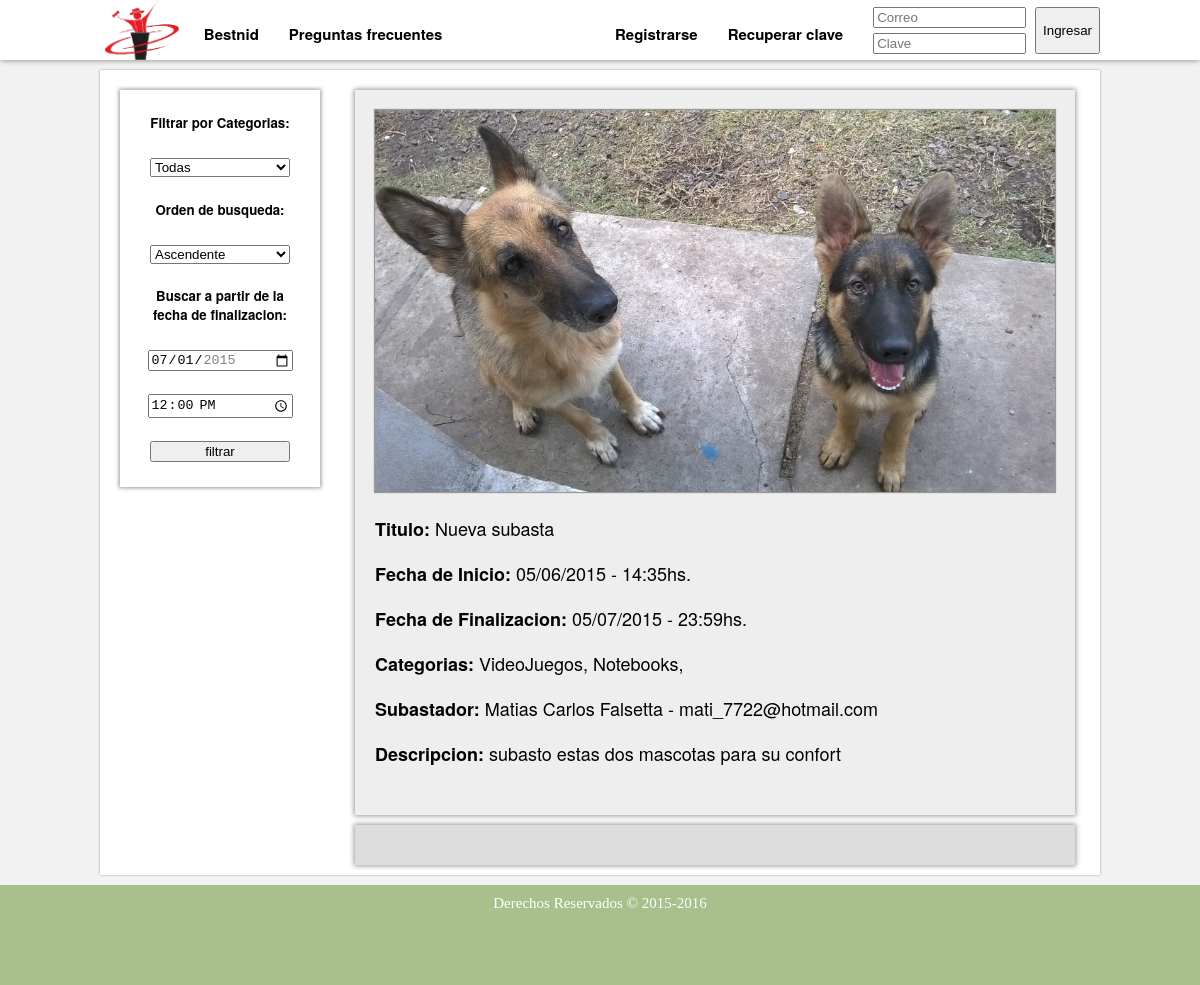
The app's page /ver_subasta.php?id=28, older data.
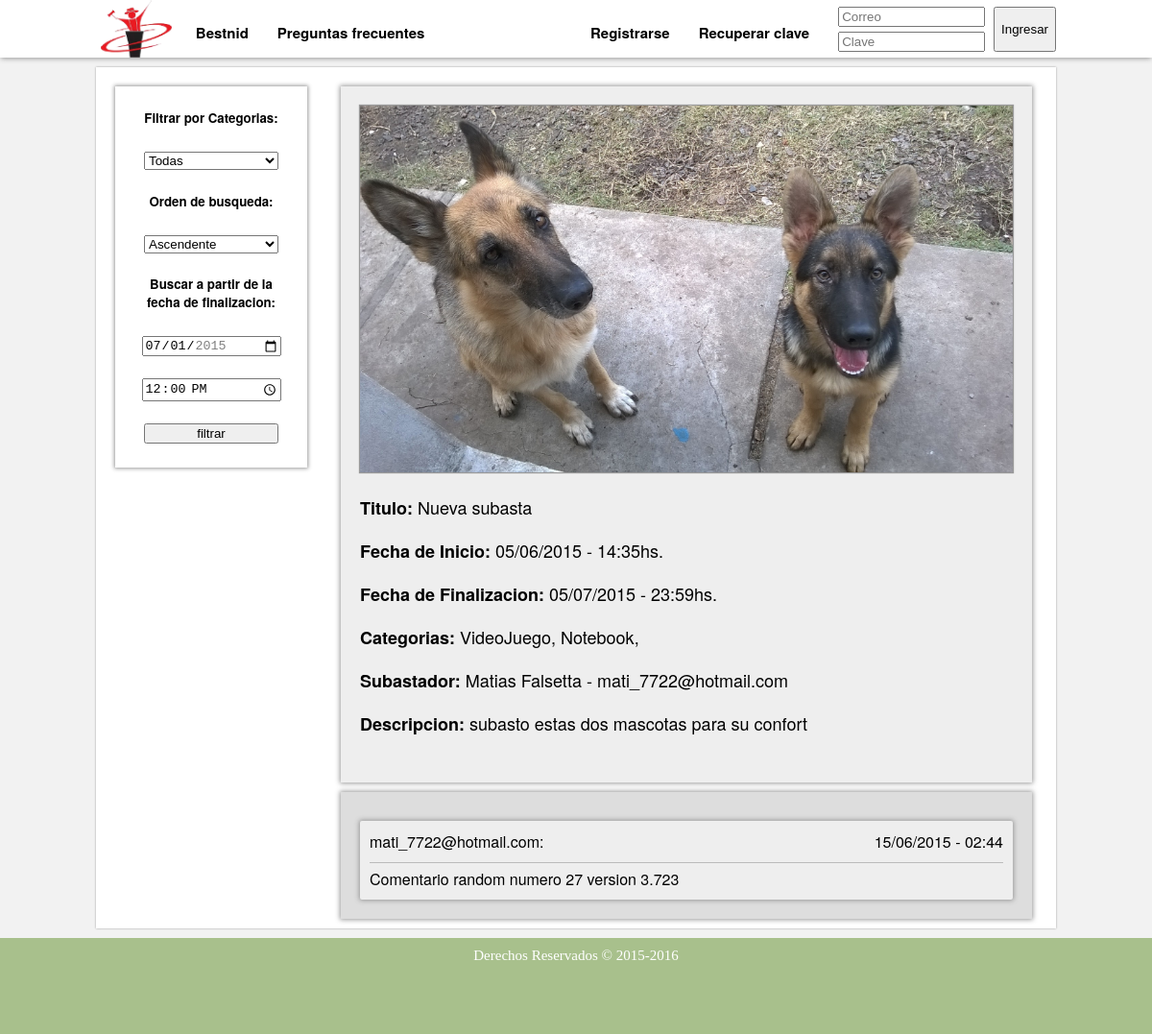
The same page, newer data.
### tables this page shows
CREATE TABLE IF NOT EXISTS `subasta` (
`idSubasta` int(11) NOT NULL,
  `titulo` varchar(200) NOT NULL,
  `descripcion` text NOT NULL,
  `foto` text NOT NULL,
  `fechaInicio` datetime NOT NULL,
  `fechaFin` datetime NOT NULL,
  `IdUsuario` int(11) NOT NULL,
  `idOfertaGanadora` int(11) NOT NULL DEFAULT '-1',
  `pago` int(11) NOT NULL DEFAULT '0'
);

CREATE TABLE IF NOT EXISTS `usuario` (
`idUsuario` int(11) NOT NULL,
  `administrador` tinyint(1) NOT NULL,
  `fechaNac` date NOT NULL,
  `mail` varchar(50) NOT NULL,
  `nombre` varchar(50) NOT NULL,
  `apellido` varchar(50) NOT NULL,
  `dni` int(11) NOT NULL,
  `tarjetaCredito` int(11) NOT NULL,
  `contrasenia` varchar(50) NOT NULL
);

CREATE TABLE IF NOT EXISTS `comentario` (
`idComentario` int(11) NOT NULL,
  `descripcion` text NOT NULL,
  `fecha` datetime NOT NULL,
  `idSubasta` int(11) NOT NULL,
  `idUsuario` int(11) NOT NULL
);

### ver_subasta.php (the view, shortened to what this page needs)
<?php
	$conectar=conectar();
	$id=$_GET['id'];
	$consulta="SELECT * FROM subasta INNER JOIN usuario ON (subasta.idUsuario = usuario.idUsuario) WHERE idSubasta = '$id'";
	$resul=mysqli_query($conectar,$consulta);
	$subasta=mysqli_fetch_array($resul);
?>
<!DOCTYPE html>
<html lang="es">
	<head>
		<link href="./estilos/estilo.css" rel="stylesheet" type="text/css">
		<link rel="stylesheet" type="text/css" href="./estilos/mas_estilos.css">
		<link href="./estilos/otros_estilos.css" rel="stylesheet" type="text/css">
	</head>
	<body>
		<?php include ('./menu.php'); ?>
		<div id='cuerpo'>
			<section>
				<?php
				$consultaCateg="SELECT DISTINCT nombre FROM categoria INNER JOIN subastacategoria ON (categoria.idCategoria = subastacategoria.idCategoria) WHERE subastacategoria.idSubasta = '$id'";
				$resulCateg=mysqli_query($conectar,$consultaCateg);
				?>
				<div class="maxiSubasta">
					<div class="maxiFoto"><img src="./<?php echo $subasta['foto'] ?>"></div>
					<div class="maxiDescripcion">
						<p><b>Titulo:</b> <?php echo $subasta['titulo']; ?></p>
						<p><b>Fecha de Inicio:</b> <?php echo date_format(date_create($subasta['fechaInicio']), 'd/m/Y - H:i'); ?>hs.</p>
						<p><b>Fecha de Finalizacion:</b> <?php echo date_format(date_create($subasta['fechaFin']), 'd/m/Y - H:i'); ?>hs.</p>
						<p><b>Categorias:</b>
						<?php
						while($categoria=mysqli_fetch_array($resulCateg)){
							echo $categoria['nombre'].", ";
						}
						?></p>
						<p><b>Subastador: </b><?php echo $subasta['nombre']." ".$subasta['apellido']." - ".$subasta['mail']; ?></p>
						<p><b>Descripcion:</b> <?php echo $subasta['descripcion']; ?></p>
					</div>
				</div>
				<div id="comentarios">
					<?php
						$consultacoment="SELECT comentario.idComentario, comentario.descripcion, comentario.fecha, comentario.idUsuario, usuario.administrador, usuario.mail FROM comentario INNER JOIN usuario ON (comentario.idUsuario = usuario.idUsuario) WHERE idSubasta = '$id' ORDER BY comentario.fecha DESC";
						$resulcoment=mysqli_query($conectar,$consultacoment);
						while($comentario=mysqli_fetch_array($resulcoment)) {
					?>
							<div class="comentario">
								<div class="comentario_encabezado">
									<div class="comentario_encabezado_izq">
										<?php echo $comentario['mail']; ?>:
									</div>
									<div class="comentario_encabezado_der">
										<?php echo date_format(date_create($comentario['fecha']), 'd/m/Y - H:i'); ?>
									</div>
								</div>
								<div class="comentario_texto">
									<?php echo $comentario['descripcion']; ?>
								</div>
							</div>
					<?php
						}
					?>
				</div>
			</section>
			<aside>
				<?php include ('./aside.php'); ?>
			</aside>
		</div>
		<footer>
			<span>Derechos Reservados &copy; 2015-2016</span>
		</footer>
	</body>
</html>

Row changes from the older to the newer data that the page shows:
changed through a linked row, subasta "Nueva subasta": IdUsuario.nombre "Matias Carlos" → "Matias"
added comentario: idUsuario.mail "mati_7722@hotmail.com", fecha "15/06/2015 - 02:44", descripcion "Comentario random numero 27 version 3.723"
Text that changed along with them:
new list line: "VideoJuego ,"
new list line: "Notebook ,"
list line gone: "VideoJuegos ,"
list line gone: "Notebooks ,"
